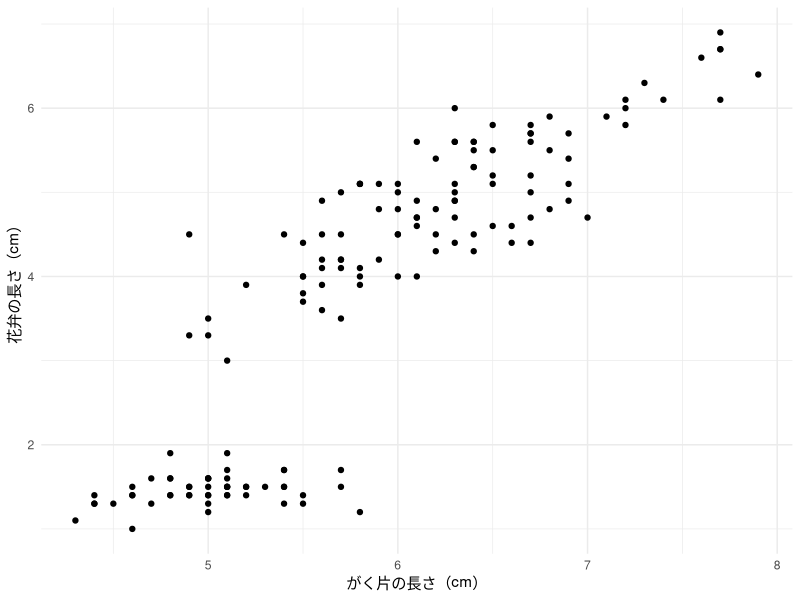

The R source for this figure:
## ---- chunk 1
library(tidyverse)
library(here)

p <- iris |> 
  ggplot(aes(x = Sepal.Length, y = Petal.Length)) + 
  geom_point() + 
  labs(x = "がく片の長さ（cm）", 
       y = "花弁の長さ（cm）") + 
  theme_minimal()

ggsave(here("tips/240629_write_thesis/demo/image/iris_plot.pdf"), p, device = cairo_pdf)
